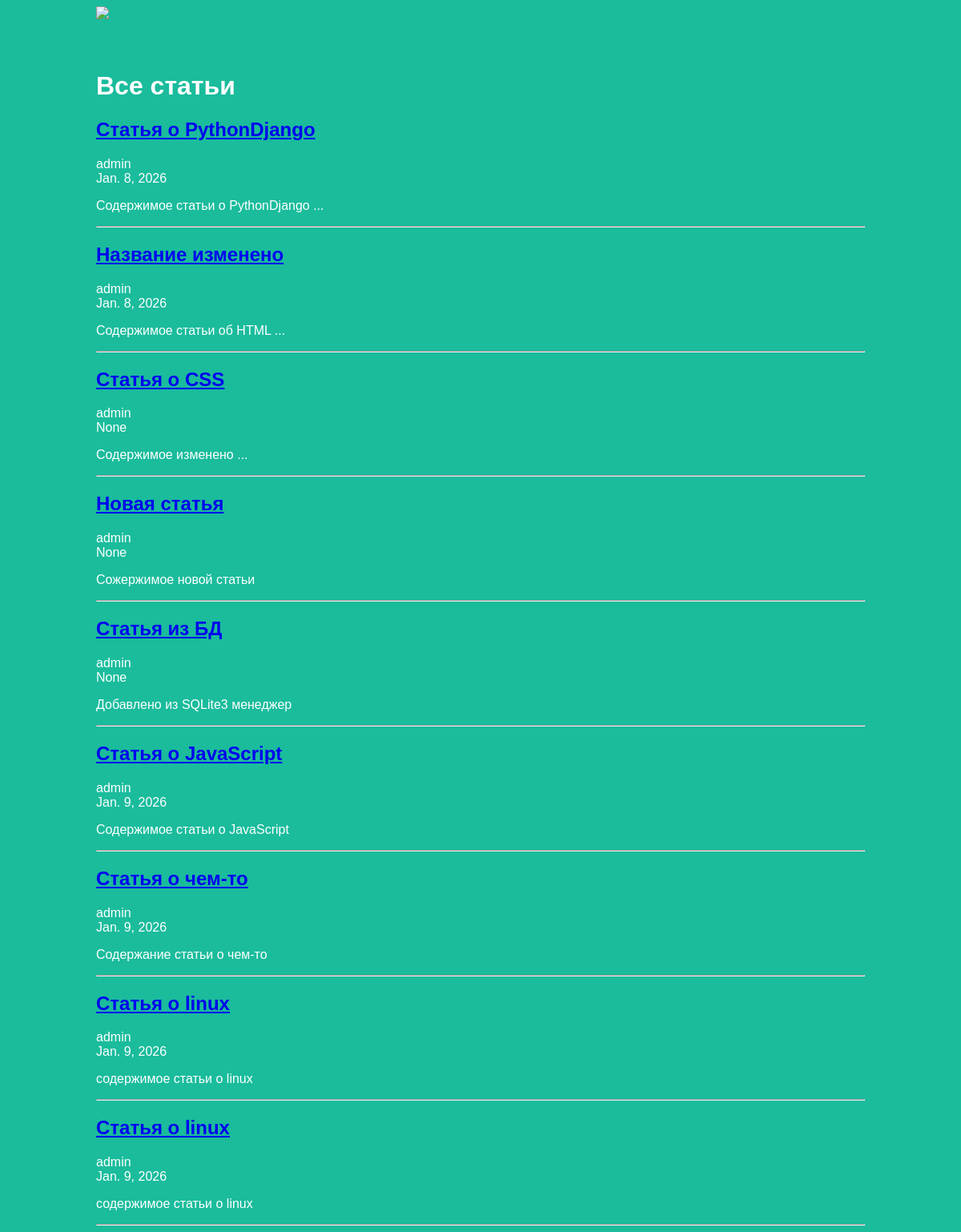
The page / on the database its author committed.
### articles/models.py (models this page shows, shortened)
class Article(models.Model):
    title = models.CharField(max_length=200)
    author = models.ForeignKey(User, on_delete=models.CASCADE)
    text = models.TextField()
    created_date = models.DateField(auto_now_add=True)

### articles/views.py (the view)
# urls.py: path('', views.archive, name='archive'),
def archive(request):
    return render(request, 'archive.html', {"posts": Article.objects.all()})

### articles/templates/archive.html (shortened to what this page needs)
<!DOCTYPE html>
<html lang="ru">
<head>
    <link rel="stylesheet" href="{{ STATIC_URL }}/static/article.css">
</head>
<body class="archive">
    <div class="header">
        <img src="https://static3.banki.ru/ugc/ac/99/1b/7a/27.svg"
        style="height: 60px; width: auto;">
    </div>
    <h1>Все статьи</h1>
    {% for post in posts %}
        <div class="article">
            <h2><a href="{% url 'get_article' post.id %}">{{ post.title }}</a></h2>
            <p>
                {{ post.author.username }} <br>
                {{ post.created_date }}
            </p>
            <p>
                {{ post.text }}
            </p>
            <hr>
        </div>
    {% endfor %}
</body>
</html>

### articles/static/article.css (style rules this page uses)
body { background: #1abc9c; font-family: Tahoma, Arial, sans-serif; color: #ffffff; }
.header img { display: block; width: 318px; margin-left: auto; margin-right: auto; }
.archive { width: 960px; margin-left: auto; margin-right: auto; }

### rows shown on the page
Article: title "Статья о PythonDjango", author.username "admin", created_date "Jan. 8, 2026", text "Содержимое статьи о PythonDjango ..."
Article: title "Название изменено", author.username "admin", created_date "Jan. 8, 2026", text "Содержимое статьи об HTML ..."
Article: title "Статья о CSS", author.username "admin", created_date "None", text "Содержимое изменено ..."
Article: title "Новая статья", author.username "admin", created_date "None", text "Сожержимое новой статьи"
Article: title "Статья из БД", author.username "admin", created_date "None", text "Добавлено из SQLite3 менеджер"
Article: title "Cтатья о JavaScript", author.username "admin", created_date "Jan. 9, 2026", text "Содержимое статьи о JavaScript"
Article: title "Статья о чем-то", author.username "admin", created_date "Jan. 9, 2026", text "Содержание статьи о чем-то"
Article: title "Статья о linux", author.username "admin", created_date "Jan. 9, 2026", text "содержимое статьи о linux"
Article: title "Стaтья о linux", author.username "admin", created_date "Jan. 9, 2026", text "содержимое статьи о linux"
